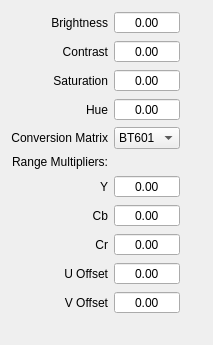
<?xml version="1.0" encoding="UTF-8"?>
<ui version="4.0">
 <class>R2Y</class>
 <widget class="QWidget" name="R2Y">
  <property name="geometry">
   <rect>
    <x>0</x>
    <y>0</y>
    <width>213</width>
    <height>323</height>
   </rect>
  </property>
  <property name="windowTitle">
   <string>R2Y</string>
  </property>
  <layout class="QGridLayout" name="gridLayout">
   <item row="18" column="1">
    <spacer name="horizontalSpacer">
     <property name="orientation">
      <enum>Qt::Horizontal</enum>
     </property>
     <property name="sizeHint" stdset="0">
      <size>
       <width>40</width>
       <height>20</height>
      </size>
     </property>
    </spacer>
   </item>
   <item row="18" column="2">
    <spacer name="horizontalSpacer_3">
     <property name="orientation">
      <enum>Qt::Horizontal</enum>
     </property>
     <property name="sizeHint" stdset="0">
      <size>
       <width>40</width>
       <height>20</height>
      </size>
     </property>
    </spacer>
   </item>
   <item row="18" column="0">
    <spacer name="horizontalSpacer_2">
     <property name="orientation">
      <enum>Qt::Horizontal</enum>
     </property>
     <property name="sizeHint" stdset="0">
      <size>
       <width>40</width>
       <height>20</height>
      </size>
     </property>
    </spacer>
   </item>
   <item row="0" column="1">
    <widget class="QDoubleSpinBox" name="brightness_sb">
     <property name="alignment">
      <set>Qt::AlignCenter</set>
     </property>
     <property name="buttonSymbols">
      <enum>QAbstractSpinBox::NoButtons</enum>
     </property>
    </widget>
   </item>
   <item row="5" column="1">
    <widget class="QDoubleSpinBox" name="saturation_sb">
     <property name="alignment">
      <set>Qt::AlignCenter</set>
     </property>
     <property name="buttonSymbols">
      <enum>QAbstractSpinBox::NoButtons</enum>
     </property>
    </widget>
   </item>
   <item row="6" column="0">
    <widget class="QLabel" name="label_4">
     <property name="text">
      <string>Hue</string>
     </property>
     <property name="alignment">
      <set>Qt::AlignRight|Qt::AlignTrailing|Qt::AlignVCenter</set>
     </property>
    </widget>
   </item>
   <item row="6" column="1">
    <widget class="QDoubleSpinBox" name="hue_sb">
     <property name="alignment">
      <set>Qt::AlignCenter</set>
     </property>
     <property name="buttonSymbols">
      <enum>QAbstractSpinBox::NoButtons</enum>
     </property>
    </widget>
   </item>
   <item row="19" column="1">
    <spacer name="verticalSpacer">
     <property name="orientation">
      <enum>Qt::Vertical</enum>
     </property>
     <property name="sizeHint" stdset="0">
      <size>
       <width>20</width>
       <height>40</height>
      </size>
     </property>
    </spacer>
   </item>
   <item row="10" column="0">
    <widget class="QLabel" name="label_5">
     <property name="text">
      <string>Conversion Matrix</string>
     </property>
     <property name="alignment">
      <set>Qt::AlignRight|Qt::AlignTrailing|Qt::AlignVCenter</set>
     </property>
    </widget>
   </item>
   <item row="10" column="1">
    <widget class="QComboBox" name="conversionMatrix_lb">
     <item>
      <property name="text">
       <string>BT601</string>
      </property>
     </item>
     <item>
      <property name="text">
       <string>BT709</string>
      </property>
     </item>
    </widget>
   </item>
   <item row="12" column="0">
    <widget class="QLabel" name="label_6">
     <property name="text">
      <string>Range Multipliers:</string>
     </property>
     <property name="alignment">
      <set>Qt::AlignRight|Qt::AlignTrailing|Qt::AlignVCenter</set>
     </property>
    </widget>
   </item>
   <item row="13" column="0">
    <widget class="QLabel" name="label_7">
     <property name="text">
      <string>Y</string>
     </property>
     <property name="alignment">
      <set>Qt::AlignRight|Qt::AlignTrailing|Qt::AlignVCenter</set>
     </property>
    </widget>
   </item>
   <item row="13" column="1">
    <widget class="QDoubleSpinBox" name="multY_sb">
     <property name="alignment">
      <set>Qt::AlignCenter</set>
     </property>
     <property name="buttonSymbols">
      <enum>QAbstractSpinBox::NoButtons</enum>
     </property>
    </widget>
   </item>
   <item row="14" column="1">
    <widget class="QDoubleSpinBox" name="multCb_sb">
     <property name="alignment">
      <set>Qt::AlignCenter</set>
     </property>
     <property name="buttonSymbols">
      <enum>QAbstractSpinBox::NoButtons</enum>
     </property>
    </widget>
   </item>
   <item row="15" column="1">
    <widget class="QDoubleSpinBox" name="multCr_sb">
     <property name="alignment">
      <set>Qt::AlignCenter</set>
     </property>
     <property name="buttonSymbols">
      <enum>QAbstractSpinBox::NoButtons</enum>
     </property>
    </widget>
   </item>
   <item row="14" column="0">
    <widget class="QLabel" name="label_8">
     <property name="text">
      <string>Cb</string>
     </property>
     <property name="alignment">
      <set>Qt::AlignRight|Qt::AlignTrailing|Qt::AlignVCenter</set>
     </property>
    </widget>
   </item>
   <item row="15" column="0">
    <widget class="QLabel" name="label_9">
     <property name="text">
      <string>Cr</string>
     </property>
     <property name="alignment">
      <set>Qt::AlignRight|Qt::AlignTrailing|Qt::AlignVCenter</set>
     </property>
    </widget>
   </item>
   <item row="4" column="0">
    <widget class="QLabel" name="label_2">
     <property name="text">
      <string>Contrast</string>
     </property>
     <property name="alignment">
      <set>Qt::AlignRight|Qt::AlignTrailing|Qt::AlignVCenter</set>
     </property>
    </widget>
   </item>
   <item row="4" column="1">
    <widget class="QDoubleSpinBox" name="contrast_sb">
     <property name="alignment">
      <set>Qt::AlignCenter</set>
     </property>
     <property name="buttonSymbols">
      <enum>QAbstractSpinBox::NoButtons</enum>
     </property>
    </widget>
   </item>
   <item row="0" column="0">
    <widget class="QLabel" name="label">
     <property name="text">
      <string>Brightness</string>
     </property>
     <property name="alignment">
      <set>Qt::AlignRight|Qt::AlignTrailing|Qt::AlignVCenter</set>
     </property>
    </widget>
   </item>
   <item row="5" column="0">
    <widget class="QLabel" name="label_3">
     <property name="text">
      <string>Saturation</string>
     </property>
     <property name="alignment">
      <set>Qt::AlignRight|Qt::AlignTrailing|Qt::AlignVCenter</set>
     </property>
    </widget>
   </item>
   <item row="16" column="0">
    <widget class="QLabel" name="label_10">
     <property name="text">
      <string>U Offset</string>
     </property>
     <property name="alignment">
      <set>Qt::AlignRight|Qt::AlignTrailing|Qt::AlignVCenter</set>
     </property>
    </widget>
   </item>
   <item row="17" column="0">
    <widget class="QLabel" name="label_11">
     <property name="text">
      <string>V Offset</string>
     </property>
     <property name="alignment">
      <set>Qt::AlignRight|Qt::AlignTrailing|Qt::AlignVCenter</set>
     </property>
    </widget>
   </item>
   <item row="16" column="1">
    <widget class="QDoubleSpinBox" name="R2Y_offsetU_sb">
     <property name="alignment">
      <set>Qt::AlignCenter</set>
     </property>
     <property name="buttonSymbols">
      <enum>QAbstractSpinBox::NoButtons</enum>
     </property>
    </widget>
   </item>
   <item row="17" column="1">
    <widget class="QDoubleSpinBox" name="R2Y_offsetV_sb">
     <property name="alignment">
      <set>Qt::AlignCenter</set>
     </property>
     <property name="buttonSymbols">
      <enum>QAbstractSpinBox::NoButtons</enum>
     </property>
    </widget>
   </item>
  </layout>
 </widget>
 <tabstops>
  <tabstop>brightness_sb</tabstop>
  <tabstop>contrast_sb</tabstop>
  <tabstop>saturation_sb</tabstop>
  <tabstop>hue_sb</tabstop>
  <tabstop>conversionMatrix_lb</tabstop>
  <tabstop>multY_sb</tabstop>
  <tabstop>multCb_sb</tabstop>
  <tabstop>multCr_sb</tabstop>
  <tabstop>R2Y_offsetU_sb</tabstop>
  <tabstop>R2Y_offsetV_sb</tabstop>
 </tabstops>
 <resources/>
 <connections/>
</ui>
